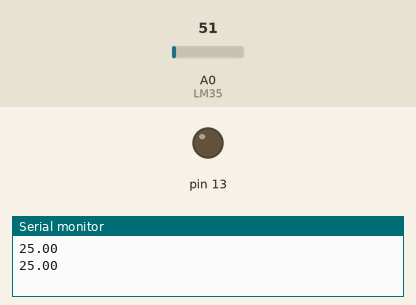
This sketch was run on a simulated Arduino Uno, built with avr-gcc and run on an emulated ATmega328P. Shown: output pins drawn as LEDs (lit = HIGH), the last lines printed to the serial monitor. The test bench sets the inputs (shaded band); at power-on: A0 (LM35) = 51.

Above: at 1.8 s.
1.9 s: A0 (LM35) set to 57
3.4 s: A0 (LM35) set to 65
At 4.3 s:
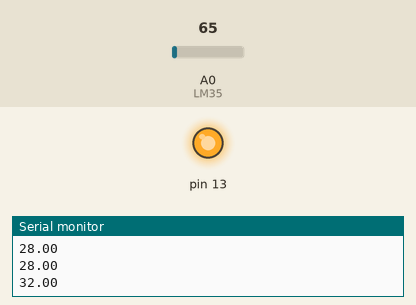
5.5 s: A0 (LM35) set to 61
At 7.1 s:
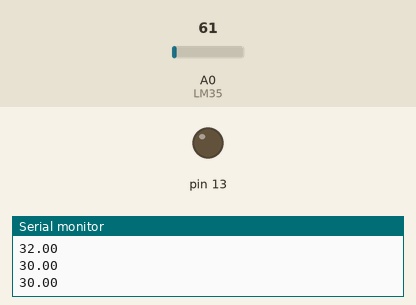
7.5 s: A0 (LM35) set to 71
At 8.7 s:
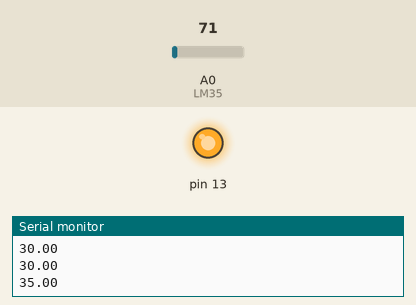
Timing chart, 0 to 10.5 s (numbered marks = the images above; inputs shaded):
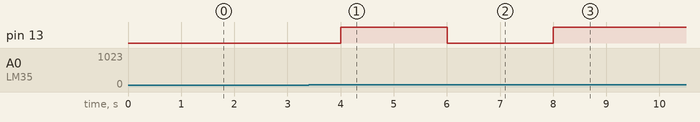

Measured:
- the behaviour switches between 61 and 62 on A0 (LM35) (found by bisection; images 0 and 1)
- after the input at 3.4 s, pin 13: LOW → HIGH after 0.60 s
- after the input at 5.5 s, pin 13: HIGH → LOW after 0.50 s
- after the input at 7.5 s, pin 13: LOW → HIGH after 0.50 s

The sketch:

LM35.ino
```cpp
const int LM35 = A0;
float temp;
void setup() {
  // put your setup code here, to run once:
  pinMode(LM35,INPUT);
  pinMode(13,OUTPUT);
  Serial.begin(9600);
}

void loop() {
  // put your main code here, to run repeatedly:
  temp = analogRead(LM35)/2;
  (temp>30)?
    digitalWrite(13,1):
      digitalWrite(13,0);

  Serial.println(temp);
  delay(1000);
}
```
